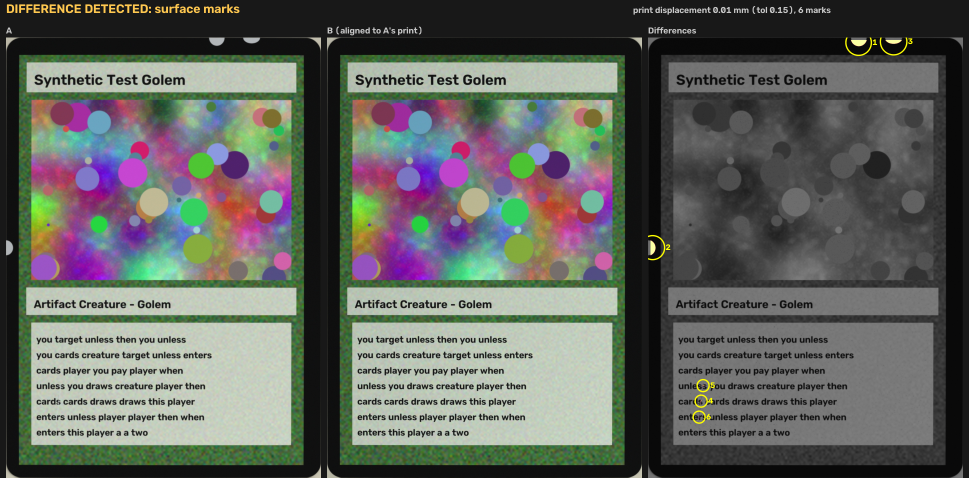
#> input picture example_report.png, 1938 x 955 px (shown at 1/2 size)
$ python card_diff.py example_report.png example_report.png   (older library calls are emulated)
#> lines starting #> are read from the running program, lines starting #| are printed output that depends on the picture; after the words box and inside, x2 and y2 are one past the last pixel; in counts of white or black regions, pixels touching at a corner belong together
#> in compare, img is the input picture: shape (955, 1938, 3); mean B, G, R 93.9, 99.6, 96.6
#!/usr/bin/env python3
"""
card_diff.py - tell two physical copies of the same card printing apart from photos.

Copies of one printing carry no unique ID, so this compares the two things that
do differ between physical copies:

  1. Cut registration - where the printed image sits relative to the cut edge
     (centering and tilt). Set at the factory, stays with the copy.
  2. Surface marks    - wear, scratches, print specks, whitening.

Method
  - Find each card's cut outline and rectify it to a 63 x 88 mm canvas.
  - Register print-to-print with feature matching. Both images are already
    aligned on the cut, so the residual transform IS the centering difference.
  - Align on the print, cancel lighting differences, and map what is left.

Usage
  python card_diff.py a.jpg b.jpg --out report.png
  python card_diff.py a.jpg b.jpg --json

Exit code: 0 = no difference detected, 1 = difference detected, 2 = error.

Photos: one unsleeved card per photo, shot from straight above on a plain
background that contrasts with the card border, no glare, card filling most of
the frame. Fronts and backs both work; run the script once per side.

Calibrate first: run it on two photos of the SAME card. The "print displacement"
it reports is your setup's noise floor, and --tol-mm must sit above it.
"""
import argparse
import json
import sys

import cv2
import numpy as np

CARD_W, CARD_H, CORNER_R = 63.0, 88.0, 3.0  # mm
PX = 20                                      # rectified pixels per mm
W, H = int(CARD_W * PX), int(CARD_H * PX)


class CardError(Exception):
    pass


# --------------------------------------------------------------------------
# 1. Find the cut outline and rectify
# --------------------------------------------------------------------------

def _bg_distance(img):
    """Per-pixel Lab distance from the background colour (taken from the photo's outer frame)."""
    lab = cv2.cvtColor(cv2.GaussianBlur(img, (0, 0), 1.5), cv2.COLOR_BGR2LAB).astype(np.float32)
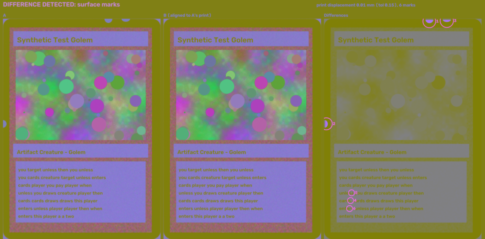
#> lab: shape (955, 1938, 3) float32 (shown at 1/4 size); mean B, G, R 104.7, 127, 130.5
    h, w = lab.shape[:2]
    b = max(4, int(0.02 * min(h, w)))
    frame = np.concatenate([lab[:b].reshape(-1, 3), lab[-b:].reshape(-1, 3),
                            lab[:, :b].reshape(-1, 3), lab[:, -b:].reshape(-1, 3)])
    return np.linalg.norm(lab - np.median(frame, axis=0), axis=2).astype(np.float32)


def _order(q):
    """Corners clockwise from top-left, rolled so the card is portrait."""
    c = q.mean(0)
    q = q[np.argsort(np.arctan2(q[:, 1] - c[1], q[:, 0] - c[0]))]
    q = np.roll(q, -int(np.argmin(q.sum(1))), axis=0)
    if np.linalg.norm(q[1] - q[0]) > np.linalg.norm(q[3] - q[0]):
        q = np.roll(q, -1, axis=0)
    return q


def _rough_quad(dist):
    h, w = dist.shape
    s = 1000.0 / max(h, w)
    small = cv2.resize(dist, None, fx=s, fy=s, interpolation=cv2.INTER_AREA)
    d8 = cv2.normalize(small, None, 0, 255, cv2.NORM_MINMAX).astype(np.uint8)
    _, mask = cv2.threshold(d8, 0, 255, cv2.THRESH_BINARY + cv2.THRESH_OTSU)
#> mask: shape (493, 1000); 56.9% white; 1119 black regions (974 under 20 px), largest, box (x1, y1, x2, y2) and area: (0, 0, 1000, 493) 190349, (409, 193, 472, 231) 882, (476, 96, 508, 141) 874
    mask = cv2.morphologyEx(mask, cv2.MORPH_CLOSE, np.ones((9, 9), np.uint8))
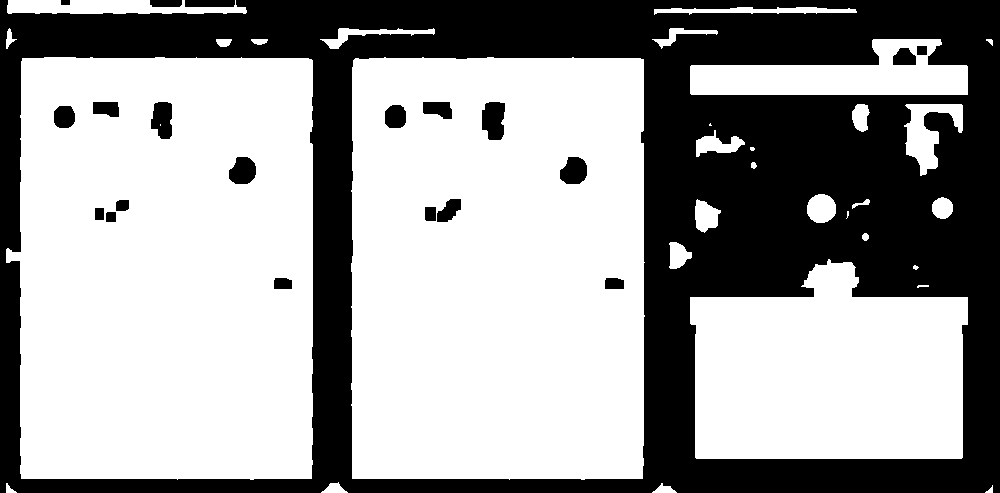
#> mask: shape (493, 1000); 62.1% white; 21 black regions
    cnts, _ = cv2.findContours(mask, cv2.RETR_EXTERNAL, cv2.CHAIN_APPROX_SIMPLE)
#> cnts = 31 contours, 7 with area under 20; largest, box (x1, y1, x2, y2) and area: (6, 57, 313, 480) 122512, (351, 57, 645, 480) 122139, (690, 259, 968, 459) 44724, (690, 39, 968, 95) 9514, (7, 0, 247, 14) 2269
    if not cnts:
        raise CardError("no card found: nothing stands out from the background")
    c = max(cnts, key=cv2.contourArea)
#> c = contour of 121 points, box (x1, y1, x2, y2) (6, 57, 313, 480), area 122512
    if cv2.contourArea(c) < 0.05 * mask.size:
        raise CardError("no card found: the card must contrast with the background and fill more of the frame")
    hull = cv2.convexHull(c)
#> hull = contour of 15 points, box (x1, y1, x2, y2) (6, 57, 313, 480), area 125928
    peri = cv2.arcLength(hull, True)
#> peri = 1420
    for eps in np.linspace(0.01, 0.1, 19):
        quad = cv2.approxPolyDP(hull, eps * peri, True)
        if len(quad) == 4:
            return quad.reshape(4, 2).astype(np.float64) / s
#> this loop made 2 passes
#> quad on pass 2: [[311, 59], [311, 478], [21, 478], [22, 58]]
    raise CardError("card outline is not a quadrilateral: is the whole card in frame?")


def _edge_points(dist, p0, p1, centre, win, n=160):
    """Sub-pixel edge points along side p0->p1: the sharpest card->background step along the normal.
    Skips the ends of the side, where the corners are rounded."""
    d = p1 - p0
    length = np.linalg.norm(d)
    d = d / length
    nrm = np.array([-d[1], d[0]])
    if np.dot(nrm, (p0 + p1) / 2 - centre) < 0:
        nrm = -nrm                                            # point outward
    base = p0 + np.linspace(0.15, 0.85, n)[:, None] * length * d
    t = np.arange(-win, win + 0.5, 0.5)
    xs = (base[:, 0:1] + t[None] * nrm[0]).astype(np.float32)
    ys = (base[:, 1:2] + t[None] * nrm[1]).astype(np.float32)
    prof = cv2.remap(dist, xs, ys, cv2.INTER_LINEAR)
    g = -np.gradient(prof, axis=1)                            # drop in bg-distance going outward
    k = np.argmax(g[:, 1:-1], axis=1) + 1
    r = np.arange(n)
    y0, y1, y2 = g[r, k - 1], g[r, k], g[r, k + 1]
    den = y0 - 2 * y1 + y2
    sub = np.where(np.abs(den) > 1e-9, 0.5 * (y0 - y2) / np.where(den == 0, 1, den), 0.0)
    tt = t[k] + 0.5 * np.clip(sub, -1, 1)
    return base + tt[:, None] * nrm


def _fit_line(pts):
    m = pts.mean(0)
    vx, vy, x0, y0 = cv2.fitLine((pts - m).astype(np.float32), cv2.DIST_HUBER, 0, 0.01, 0.01).ravel()
    return m + np.array([x0, y0], float), np.array([vx, vy], float)


def _intersect(l1, l2):
    (p, u), (q, v) = l1, l2
    a = np.linalg.solve(np.column_stack([u, -v]), q - p)
    return p + a[0] * u


def find_card(img):
    """Four corners of the cut outline (where the straight edges intersect), sub-pixel."""
    dist = _bg_distance(img)
    quad = _order(_rough_quad(dist))
#> in _order, `c = q.mean(0)`: c = [322.2, 519.9]
#> in _order, `q = q[np.argsort(np.arctan2(q[:, 1] - c[1], q[:, 0] - c[0]))]`: q = [[42.64, 112.4], [602.7, 114.3], [602.7, 926.4], [40.7, 926.4]]
#> quad has the same summary as q in _order
    short = min(np.linalg.norm(quad[1] - quad[0]), np.linalg.norm(quad[3] - quad[0]))
#> short = 560.1
    for win in (short * 0.04, short * 0.012):                 # coarse pass, then fine
        centre = quad.mean(0)
        lines = [_fit_line(_edge_points(dist, quad[i], quad[(i + 1) % 4], centre, win)) for i in range(4)]
        quad = np.array([_intersect(lines[i - 1], lines[i]) for i in range(4)])
#> this loop made 2 passes
#> (win, centre) on passes 1 to 2: (22.4, [322.2, 519.9]), (6.72, [322, 520])
#> pass 1, in _edge_points, `ys = (base[:, 1:2] + t[None] * nrm[1]).astype(np.float32)`:
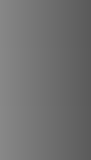
#> ys: shape (160, 91) float32; min 90.1, max 136.5, mean 113.3
#> pass 1, in _edge_points, `g = -np.gradient(prof, axis=1)`:
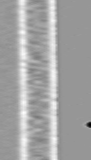
#> g: shape (160, 91) float32; min -21.23, max 14.64, mean 1.86; drawn with min black and max white
    return quad


def rectify(img):
    """Warp the card to a W x H canvas aligned on its cut edges. Returns (image, photo px/mm)."""
    quad = find_card(img)
#> quad = [[37.54, 109], [607.6, 109.7], [607.3, 929.9], [36.48, 929.5]]
    long_px = (np.linalg.norm(quad[3] - quad[0]) + np.linalg.norm(quad[2] - quad[1])) / 2
#> long_px = 820.4
    short_px = (np.linalg.norm(quad[1] - quad[0]) + np.linalg.norm(quad[2] - quad[3])) / 2
#> short_px = 570.4
    if abs(long_px / short_px / (CARD_H / CARD_W) - 1) > 0.08:
        raise CardError("outline does not have a 63x88 mm card's proportions: shoot from straight above, whole card in frame")
    ppm = long_px / CARD_H
#> ppm = 9.32
    if ppm > PX:                                              # anti-alias before downsampling
        img = cv2.GaussianBlur(img, (0, 0), 0.5 * np.sqrt((ppm / PX) ** 2 - 1))
    dst = np.array([[0, 0], [W, 0], [W, H], [0, H]], np.float32)
    hm = cv2.getPerspectiveTransform(quad.astype(np.float32), dst)
#> hm = [[2.21, 0.00285, -83.26], [-0.00292, 2.15, -234], [-6.47e-07, 1.55e-06, 1]]
    return cv2.warpPerspective(img, hm, (W, H), flags=cv2.INTER_LINEAR), ppm


# --------------------------------------------------------------------------
# 2. Print-to-print registration -> centering difference
# --------------------------------------------------------------------------

def card_mask(inset_mm):
    """Rounded-rectangle card shape, inset from the cut edge."""
    m = np.zeros((H, W), np.uint8)
    i = int(round(inset_mm * PX))
    r = max(int(round((CORNER_R - inset_mm) * PX)), 0)
    x0, y0, x1, y1 = i, i, W - 1 - i, H - 1 - i
    cv2.rectangle(m, (x0 + r, y0), (x1 - r, y1), 255, -1)
    cv2.rectangle(m, (x0, y0 + r), (x1, y1 - r), 255, -1)
    for cx, cy in ((x0 + r, y0 + r), (x1 - r, y0 + r), (x0 + r, y1 - r), (x1 - r, y1 - r)):
        cv2.circle(m, (cx, cy), r, 255, -1)
    return m


def register_print(a, b):
    """Similarity transform taking B's print onto A's print. Returns (2x3 matrix, inliers, rms px)."""
    clahe = cv2.createCLAHE(clipLimit=2.0, tileGridSize=(8, 8))
    ga = clahe.apply(cv2.cvtColor(a, cv2.COLOR_BGR2GRAY))
    gb = clahe.apply(cv2.cvtColor(b, cv2.COLOR_BGR2GRAY))
    mask = card_mask(2.0)                                     # keep features off the cut edge
    sift = cv2.SIFT_create(nfeatures=8000)
    ka, da = sift.detectAndCompute(ga, mask)
    kb, db = sift.detectAndCompute(gb, mask)
    if da is None or db is None or len(ka) < 30 or len(kb) < 30:
        raise CardError("too little printed detail to register (blank or badly blurred photo?)")
    pairs = cv2.BFMatcher(cv2.NORM_L2).knnMatch(db, da, k=2)
    good = [m for m, n in (p for p in pairs if len(p) == 2) if m.distance < 0.75 * n.distance]
    if len(good) < 30:
        raise CardError("the two photos do not show the same card design")
    pb = np.float32([kb[m.queryIdx].pt for m in good])
    pa = np.float32([ka[m.trainIdx].pt for m in good])
    mat, inl = cv2.estimateAffinePartial2D(pb, pa, method=cv2.RANSAC, ransacReprojThreshold=2.0,
                                           maxIters=5000, confidence=0.999, refineIters=20)
    if mat is None or int(inl.sum()) < 30:
        raise CardError("the two photos do not show the same card design")
    keep = inl.ravel() > 0
    res = pb[keep] @ mat[:, :2].T + mat[:, 2] - pa[keep]
    return mat, int(keep.sum()), float(np.sqrt((res ** 2).sum(1).mean()))


def centering_difference(mat):
    """How far B's print sits from A's print, in cut-edge coordinates (mm, +x right, +y down).
    Scale is a rectification artefact (both cards are 63x88), so it is reported but not counted."""
    inv = cv2.invertAffineTransform(mat)
    scale = float(np.hypot(inv[0, 0], inv[1, 0]))
    rot = float(np.arctan2(inv[1, 0], inv[0, 0]))
    c = np.array([W / 2, H / 2])
    shift = inv[:, :2] @ c + inv[:, 2] - c
    rm = np.array([[np.cos(rot), -np.sin(rot)], [np.sin(rot), np.cos(rot)]])
    corners = np.array([[0, 0], [W, 0], [W, H], [0, H]], float)
    disp = (corners - c) @ rm.T + c + shift - corners         # rigid part only
    return {
        "dx_mm": float(shift[0] / PX),
        "dy_mm": float(shift[1] / PX),
        "rotation_deg": float(np.degrees(rot)),
        "max_displacement_mm": float(max(np.linalg.norm(disp, axis=1).max(), np.linalg.norm(shift)) / PX),
        "scale_mismatch_pct": (scale - 1) * 100,
    }


# --------------------------------------------------------------------------
# 3. Surface marks
# --------------------------------------------------------------------------

def _glare(img):
    """Large blown-out areas. Small saturated spots are kept: they can be real whitening."""
    sat = (img.max(axis=2) >= 250).astype(np.uint8)
    n, lab, st, _ = cv2.connectedComponentsWithStats(sat, 8)
    big = np.isin(lab, [i for i in range(1, n) if st[i, cv2.CC_STAT_AREA] >= PX * PX])
    k = cv2.getStructuringElement(cv2.MORPH_ELLIPSE, (PX + 1, PX + 1))
    return cv2.dilate(big.astype(np.uint8) * 255, k)


def _match_sharpness(ga, gb, valid):
    """Blur the sharper image down to the softer one, so focus differences are not read as marks."""
    def sharp(g):
        return float(cv2.Laplacian(g, cv2.CV_32F)[valid > 0].var())

    def blur_to(g, target):
        out = g
        for s in np.arange(0.3, 3.01, 0.15):
            out = cv2.GaussianBlur(g, (0, 0), float(s))
            if sharp(out) <= target:
                break
        return out

    sa, sb = sharp(ga), sharp(gb)
    return (ga, blur_to(gb, sa)) if sb > sa else (blur_to(ga, sb), gb)


def find_marks(a, b, valid, min_area_mm2, k_sigma):
    """Localised differences between two print-aligned images. Returns (marks, difference map)."""
    ga = cv2.GaussianBlur(cv2.cvtColor(a, cv2.COLOR_BGR2GRAY).astype(np.float32), (0, 0), 1.0)
    gb = cv2.GaussianBlur(cv2.cvtColor(b, cv2.COLOR_BGR2GRAY).astype(np.float32), (0, 0), 1.0)
    ga, gb = _match_sharpness(ga, gb, valid)

    # Local gain/offset: make B's brightness and contrast match A's in every ~3 mm neighbourhood.
    # (Computed at 1/4 scale: the statistics are smooth, so nothing is lost and it is ~10x faster.)
    f, sig = 4, 3.0 * PX / 4

    def smooth(x):
        lo = cv2.resize(x, (W // f, H // f), interpolation=cv2.INTER_AREA)
        return cv2.resize(cv2.GaussianBlur(lo, (0, 0), sig), (W, H), interpolation=cv2.INTER_LINEAR)

    def match_b(v):
        wsum = smooth(v) + 1e-6

        def stats(g):
            mu = smooth(g * v) / wsum
            sd = np.sqrt(np.maximum(smooth((g - mu) ** 2 * v) / wsum, 0))
            return mu, sd

        (mua, sda), (mub, sdb) = stats(ga), stats(gb)
        return (gb - mub) * np.clip((sda + 2) / (sdb + 2), 0.5, 2.0) + mua

    # Two passes: a large mark would skew its own neighbourhood's statistics and cast false
    # marks around itself, so pass 2 leaves out whatever pass 1 found to differ.
    v = (valid > 0).astype(np.float32)
    resid = np.abs(ga - match_b(v))
    rough = resid > max(k_sigma * 1.4826 * float(np.median(resid[valid > 0])), 10.0)
    v[cv2.dilate(rough.astype(np.uint8), np.ones((15, 15), np.uint8)) > 0] = 0
    gb = match_b(v)

    # A pixel only counts if it falls outside the other image's local range, which
    # forgives a pixel of misregistration along printed edges.
    k = np.ones((5, 5), np.uint8)

    def outside(x, y):
        return np.maximum(np.maximum(x - cv2.dilate(y, k), cv2.erode(y, k) - x), 0)

    d = np.maximum(outside(ga, gb), outside(gb, ga))
    d[valid == 0] = 0
    noise = 1.4826 * float(np.median(np.abs(ga - gb)[valid > 0]))
    thr = max(k_sigma * noise, 10.0)

    hot = cv2.morphologyEx((d > thr).astype(np.uint8), cv2.MORPH_CLOSE,
                           cv2.getStructuringElement(cv2.MORPH_ELLIPSE, (7, 7)))
    n, lab, st, cen = cv2.connectedComponentsWithStats(hot, 8)
    marks = []
    for i in range(1, n):
        area = st[i, cv2.CC_STAT_AREA] / PX ** 2
        if area < min_area_mm2:
            continue
        sel = lab == i
        marks.append({
            "x_mm": round(float(cen[i][0] / PX), 1),
            "y_mm": round(float(cen[i][1] / PX), 1),
            "length_mm": round(float(max(st[i, cv2.CC_STAT_WIDTH], st[i, cv2.CC_STAT_HEIGHT]) / PX), 2),
            "area_mm2": round(float(area), 3),
            "strength": round(float(d[sel].max()), 1),
            "brighter_in": "A" if float((ga - gb)[sel].mean()) > 0 else "B",
        })
    marks.sort(key=lambda m: -m["area_mm2"] * m["strength"])
    return marks, d / thr


# --------------------------------------------------------------------------
# 4. Compare, report
# --------------------------------------------------------------------------

def compare(path_a, path_b, tol_mm=0.15, min_mark_mm2=0.03, k_sigma=6.0):
    imgs = []
    for p in (path_a, path_b):
        img = cv2.imread(p, cv2.IMREAD_COLOR)
        if img is None:
            raise CardError(f"cannot read {p} (convert HEIC to JPEG or PNG first)")
        imgs.append(img)
    (a, ppm_a), (b, ppm_b) = rectify(imgs[0]), rectify(imgs[1])
#> the loop in _rough_quad (call 2), `for eps in np.linspace(0.01, 0.1, 19):` made 2 passes
#> the loop in find_card (call 2), `for win in (short * 0.04, short * 0.012):` made 2 passes
#> pass 1, in _edge_points (call 10), `xs = (base[:, 0:1] + t[None] * nrm[0]).astype(np.float32)`:
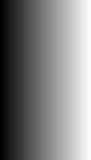
#> xs: shape (160, 91) float32; min 580.3, max 625.3, mean 602.8; drawn with min black and max white
#> pass 1, in _edge_points (call 10), `prof = cv2.remap(dist, xs, ys, cv2.INTER_LINEAR)`:
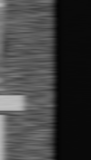
#> prof: shape (160, 91) float32; min 3.92, max 192.4, mean 62.4
#> pass 1, in _edge_points (call 10), `g = -np.gradient(prof, axis=1)`:
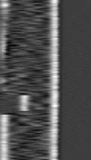
#> g: shape (160, 91) float32; min -4.84, max 15.21, mean 1.45; drawn with min black and max white
#> ppm_a = 9.32; ppm_b = 9.32
#> (the rest of the program and of its run is left out)
